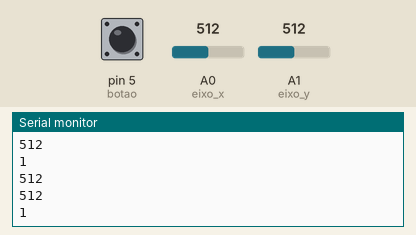
Recording of a sketch running on a simulated Arduino Uno, built with avr-gcc and run on an emulated ATmega328P. Parts: the last lines printed to the serial monitor. The inputs (shaded band) are chosen by the test bench; at power-on: A0 (eixo_x) = 512, A1 (eixo_y) = 512, pin 5 (botao) HIGH.

Above: at 1.8 s.
1.9 s: A0 (eixo_x) set to 716
At 2.8 s:
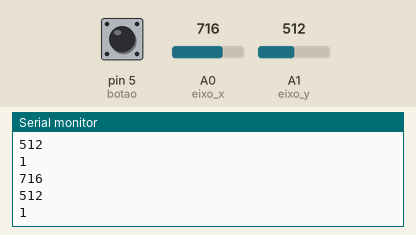
3.4 s: A1 (eixo_y) set to 306
At 4.4 s:
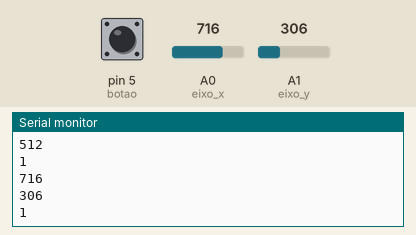
4.9 s: pin 5 (botao) pulled LOW for 1.2 s
At 5.8 s:
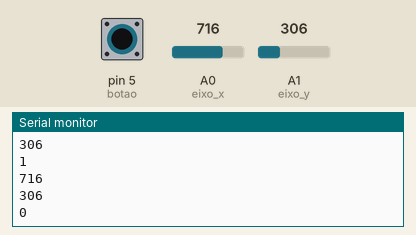
7.6 s: A0 (eixo_x) set to 900
At 8.8 s:
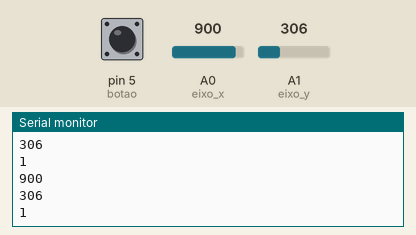
9.1 s: A1 (eixo_y) set to 122
At 10.4 s:
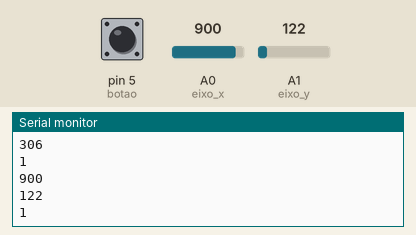
Timing chart, 0 to 11.6 s (numbered marks = the images above; inputs shaded):
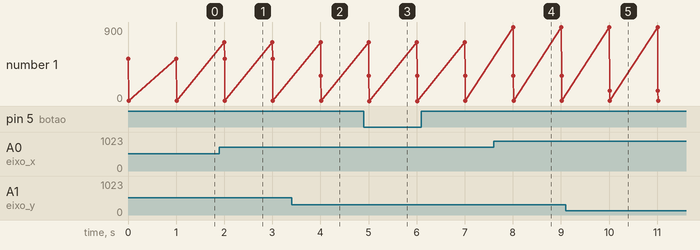

The sketch:

Teste_Joystick.ino
```cpp
#define eixo_x  A0
#define eixo_y  A1
#define botao   5

void setup()
{
  pinMode(eixo_x, INPUT);
  pinMode(eixo_y, INPUT);
  pinMode(botao, INPUT_PULLUP);

  Serial.begin(9600);
}

void loop()
{
  Serial.println(analogRead(eixo_x));
  Serial.println(analogRead(eixo_y));
  Serial.println(digitalRead(botao));
  Serial.println("");
  delay(1000);
}
```

Measured:
- after the input at 1.9 s, the serial monitor: prints a new line after 0.10 s (image 1)
- after the input at 3.4 s, the serial monitor: prints a new line after 0.61 s (image 2)
- after the input at 4.9 s, the serial monitor: prints a new line after 0.11 s (image 3)
- after the input at 7.6 s, the serial monitor: prints a new line after 0.41 s (image 4)
- after the input at 9.1 s, the serial monitor: prints a new line after 0.91 s (image 5)
